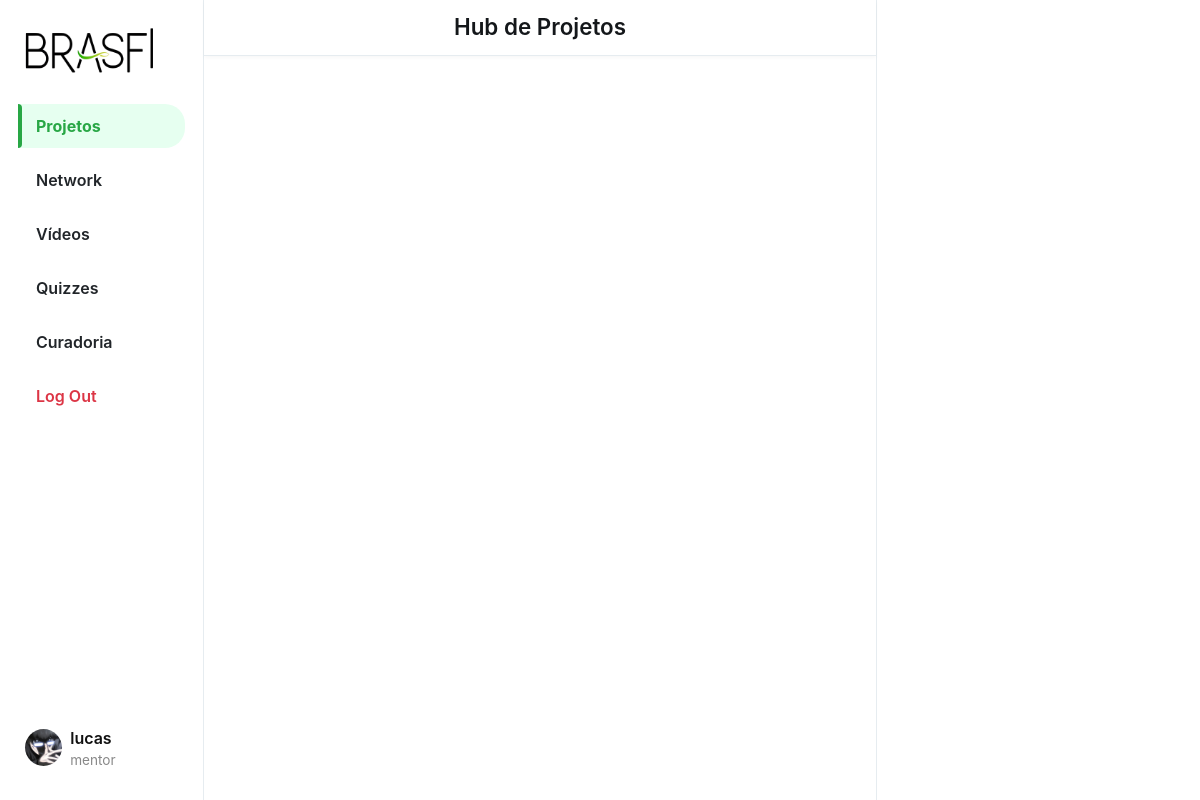
The page /projecthub (signed in) on the database its author committed.
### App_BRASFI/models.py (models this page shows, shortened)
class User(AbstractUser):
    TIPO_USUARIO = (
        ('mentor', 'Mentor'),
        ('aprendiz', 'Aprendiz'),
    )
    profilePic = models.ImageField(upload_to='profile_pic/', blank=True, null=True)
    userType = models.CharField(max_length=10, choices=TIPO_USUARIO, default='aprendiz')

### App_BRASFI/views.py (the view)
# urls.py: path('projecthub', views.ProjectHubView, name='projecthub'),
@login_required
def ProjectHubView(request):
    return render(request, "projecthub.html", {
        "page": "projecthub"
    })

### App_BRASFI/templates/projecthub.html (shortened to what this page needs)
{% extends "layout.html" %}
{% load static %}

### App_BRASFI/templates/layout.html (shortened to what this page needs)
{% load static %}
<!DOCTYPE html>
<html lang="pt-br">
    <head>
        <link rel="stylesheet" href="https://stackpath.bootstrapcdn.com/bootstrap/4.4.1/css/bootstrap.min.css">
        <link href="{% static 'styles/hub.css' %}" rel="stylesheet">
    </head>
    <body>
        <div class="body" data-page="{{page}}">
            <div class="sidenav">
                <a href="{% url 'App_BRASFI:landing' %}" class="navbar-brand">
                    <img src="{% static 'img/BRASFI_nobg.png' %}" height="50px">
                </a>
                <ul class="sidenav-menu">
                    <li class="nav-item {% if request.path == '/projecthub' %}active{% endif %}">
                        <a href="{% url 'App_BRASFI:projecthub' %}" class="nav-link">
                            <div>Projetos</div>
                        </a>
                    </li>
                    <li class="nav-item {% if request.path == '/networkhub' %}active{% endif %}">
                        <a href="{% url 'App_BRASFI:networkhub' %}" class="nav-link">
                            <div>Network</div>
                        </a>
                    </li>
                    <li class="nav-item {% if request.path == '/videos' %}active{% endif %}">
                        <a href="{% url 'App_BRASFI:videos' %}" class="nav-link">
                            <div>Vídeos</div>
                        </a>
                    </li>
                    <li class="nav-item {% if request.path == '/quizzes' %}active{% endif %}">
                        <a href="{% url 'App_BRASFI:quizzes' %}" class="nav-link">
                            <div>Quizzes</div>
                        </a>
                    </li>
                    {% if user.userType == "mentor" %}
                    <li class="nav-item {% if request.path == '/curadoria' %}active{% endif %}">
                        <a href="{% url 'App_BRASFI:curadoria' %}" class="nav-link">
                            <div>Curadoria</div>
                        </a>
                    </li>
                    {% endif %}
                    <li class="nav-item">
                        <a href="{% url 'App_BRASFI:logout' %}" class="nav-link logout-link">
                            <div>Log Out</div>
                        </a>
                    </li>
                </ul>
                <div class="sidenav-user-wrapper">
                    <div class="user_account">
                        <div class="small-profilepic" style="background-image: url('/media/{{ user.profilePic }}')"></div>
                        <div class="user-info">
                            <div class="username">{{ user.username }}</div>
                            <div class="user-type grey">{{ user.userType }}</div>
                        </div>
                    </div>
                </div>
            </div>
            <div class="main-div">
                <div class="left-div">
                    <nav class="head heading">
                        {% if page == 'projecthub' %}
                            Hub de Projetos
                        {% elif page == 'networkhub' %}
                            Hub de Network
                        {% elif page == 'videos' %}
                            Vídeos
                        {% elif page == 'quizzes' %}
                            Quizzes
                        {% elif page == 'curadoria' %}
                            Curadoria de Projetos
                        {% endif %}
                    </nav>
                    <div class="left-div-content">
                        <div class="posts-view">
                        </div>
                    </div>
                </div>
            </div>
            <div class="right-div">
                <div class='right-div-content'>
                </div>
            </div>
        </div>
    </body>
</html>

### App_BRASFI/static/styles/hub.css (style rules this page uses)
.body { display: flex; min-height: 100%; font-family: Inter, sans-serif; }
.username { font-size: 1rem; font-weight: 600; color: #111; }
.user-type, .grey { font-size: 0.8rem; color: #657786; }
.head { position: fixed; top: 0; left: 17%; width: 56%; height: 7vh; display: flex; align-items: center; z-index: 1000; }
.heading { position: fixed; top: 0; left: 17%; width: 56%; height: 7vh; display: flex; align-items: center; justify-content: center; font-weight: 600; font-size: 1.4rem; line-height: 1; padding: 0 20px; background-color: #fff; color: #14171a; border-bottom: 1px solid #e6ecf0; box-shadow: 0 2px 4px rgba(0, 0, 0, 0.03); }
.sidenav { position: fixed; top: 0; left: 0; width: 17%; height: 100%; background-color: #ffffff; padding: 20px 1.5% 0 1.5%; border-right: 1px solid #e6ecf0; z-index: 100; display: flex; flex-direction: column; }
.sidenav-menu { list-style: none; padding: 0; margin: 3vh 0; }
.sidenav-menu .nav-item { margin-bottom: 10px; position: relative; }
.sidenav-menu .nav-link { display: flex; align-items: center; font-size: 1rem; font-weight: 600; text-decoration: none; color: #212529; padding: 10px 18px; border-radius: 20px; transition: background-color 0.3s ease, color 0.3s ease, transform 0.3s ease; position: relative; overflow: hidden; }
.sidenav-menu .nav-link > div { display: flex; align-items: center; }
.sidenav-menu .nav-link::before { content: ''; position: absolute; height: 100%; width: 4px; background-color: #28a745; left: 0; top: 0; opacity: 0; transition: 0.3s ease; border-radius: 0 5px 5px 0; }
.sidenav-menu .nav-item.active .nav-link { background-color: #e6fff0; border-bottom-left-radius: 0px; border-top-left-radius: 0px; color: #28a745; font-weight: 700; }
.sidenav-menu .nav-item.active .nav-link::before { opacity: 1; }
.sidenav-menu .logout-link { color: #dc3545; }
.sidenav-user-wrapper { position: absolute; bottom: 20px; left: 0; width: 100%; padding: 0 15px; backdrop-filter: blur(6px); background-color: rgba(255, 255, 255, 0.8); border-radius: 20px 20px 0 0; }
.user_account { display: flex; align-items: center; padding: 10px; border-radius: 999px; transition: background-color 0.3s ease; cursor: pointer; }
.user-info { display: flex; flex-direction: column; justify-content: center; }
.small-profilepic { width: 3.1vw; height: 3.1vw; border-radius: 9999px; overflow: hidden; margin-right: 8px; background-size: cover; background-repeat: no-repeat; background-position: center; box-sizing: content-box; }
.main-div { position: relative; width: 56%; left: 17%; min-height: 100vh; }
.left-div { position: relative; }
.left-div-content { margin-top: 7.5vh; }
.right-div { width: 27%; right: 0%; height: 100vh; position: fixed; background-color: white; border-left: .5px solid #e6ecf0; }
.right-div-content { height: 92.5vh; overflow: auto; padding-left: 1.5vw; padding-right: 1.5vw; }
.posts-view { display: flex; flex-direction: column; gap: 40px; padding: 30px 5% 20px 5%; max-width: 1100px; margin: auto; font-family: 'Segoe UI', Tahoma, Geneva, Verdana, sans-serif; }
.user-type { font-size: 0.85rem; color: #888; }

### rows shown on the page
User: profilePic (picture), username "lucas", userType "mentor"
